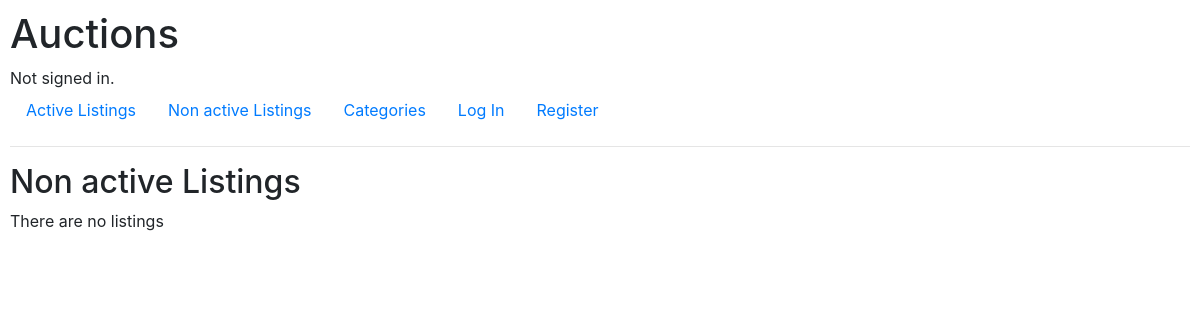
The app's page /non_active_listings, older data.
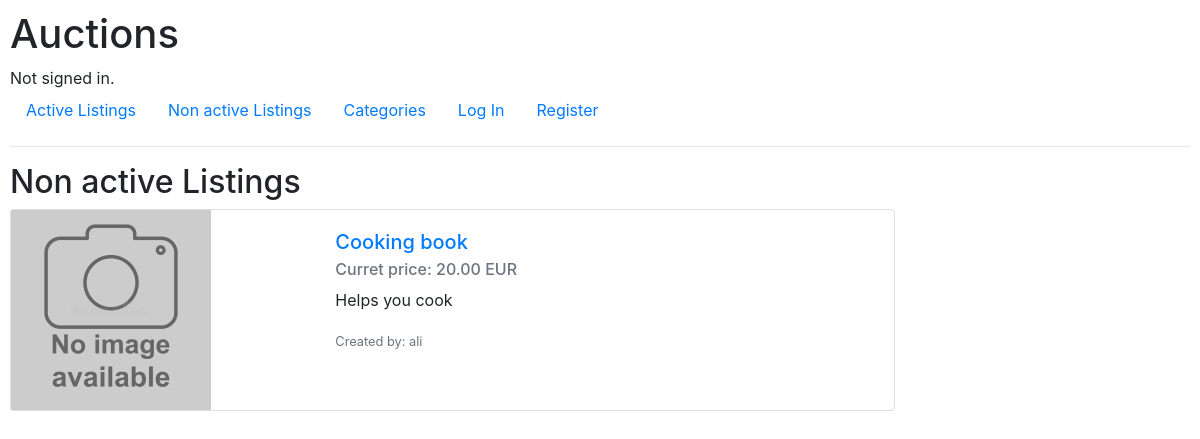
The same page, newer data.
### auctions/models.py (models this page shows, shortened)
class Auction_listing(models.Model):
    title = CharField(max_length=64)
    initial_price = DecimalField(max_digits=10, decimal_places=2)
    description = TextField(blank=True)
    creator = ForeignKey(User, on_delete=models.CASCADE, related_name="created_listings")
    winner = ForeignKey(User, on_delete=models.CASCADE, related_name="won_listings", blank=True, null=True)
    is_active = BooleanField(default=True)
    categories = ManyToManyField(Category, blank=True, related_name="listings_per_category")
    in_watch_list = ManyToManyField(User, blank=True, related_name="wishes_per_user")
    image = models.ImageField(
        upload_to='images/',
        blank=True,
        null=True,
        editable=True
        )
    def HighestBid(self):
        if self.bids_by_listing.exists():
            max_bids_amount = self.bids_by_listing.all().aggregate(Max('amount'))['amount__max']
            return self.bids_by_listing.all().get(amount = max_bids_amount)
        else:
            return None
    def current_price(self):
        if self.HighestBid():
            return self.HighestBid().amount
        else:
            return self.initial_price

class Bid(models.Model):
    amount = DecimalField(max_digits=10, decimal_places=2)
    listing = ForeignKey(Auction_listing, on_delete=models.CASCADE, related_name="bids_by_listing")
    user = ForeignKey(User, on_delete=models.CASCADE, related_name='bids_by_user')

class User(AbstractUser):
    def AmountWatchlist(self):
        return self.wishes_per_user.count()

### auctions/views.py (the view)
# urls.py: path('non_active_listings', views.non_active_listings, name='non_active_listings'),
def non_active_listings(request):
    return render(request, "auctions/non_active_listings.html", {
        "Listings": Auction_listing.objects.filter(is_active = False)
    })

### auctions/templates/auctions/non_active_listings.html
{% extends "auctions/layout.html" %}
{% block body %}
    <h2>Non active Listings</h2>
    {% for listing in Listings %}
        {% include 'auctions/listing_card.html' %}
    {% empty %}
        There are no listings
    {% endfor %}
{% endblock %}

### auctions/templates/auctions/listing_card.html
<div class="card mb-3" style="max-width: 75%;">
    <div class="row g-0" >
        {% if listing.image %}
        <div class="col-md-4">
            <img src="{{listing.image.url}}" class="img-fluid rounded-start" alt="..." style="width: 100% \9; max-height: 200px;">
        </div>
        {% else %}
        <div class="col-md-4">
            {% load static %}<img src="{% static 'auctions/no-image-available-icon.jpeg' %}" class="img-fluid rounded-start" alt="..." style="width: 100% \9; max-height: 200px;">
        </div>
        {% endif %}
        <div class="col-md-8">
            <div class="card-body">
                <a href="{% url 'listing_page' listing.id%}">
                    <h5 class="card-title">{{ listing.title }}</h5>
                </a>
                <h6 class="card-subtitle mb-2 text-muted"> Curret price: {{listing.current_price }} EUR</h6>
                {% if listing.description %}
                    <p class="card-text">{{listing.description}}</p>
                {% else %}
                    <p class="card-text">No description for this item</p>
                {% endif %}
                <p class="card-text"><small class="text-muted">Created by: {{ listing.creator }}</small></p>
            </div>
        </div>
    </div>
</div>

Row changes from the older to the newer data that the page shows:
now on this page (row edited): Auction_listing: title "Cooking book", current_price "20.00", description "Helps you cook", creator "ali"
Text that changed along with them:
text no longer shown: "There are no listings"
